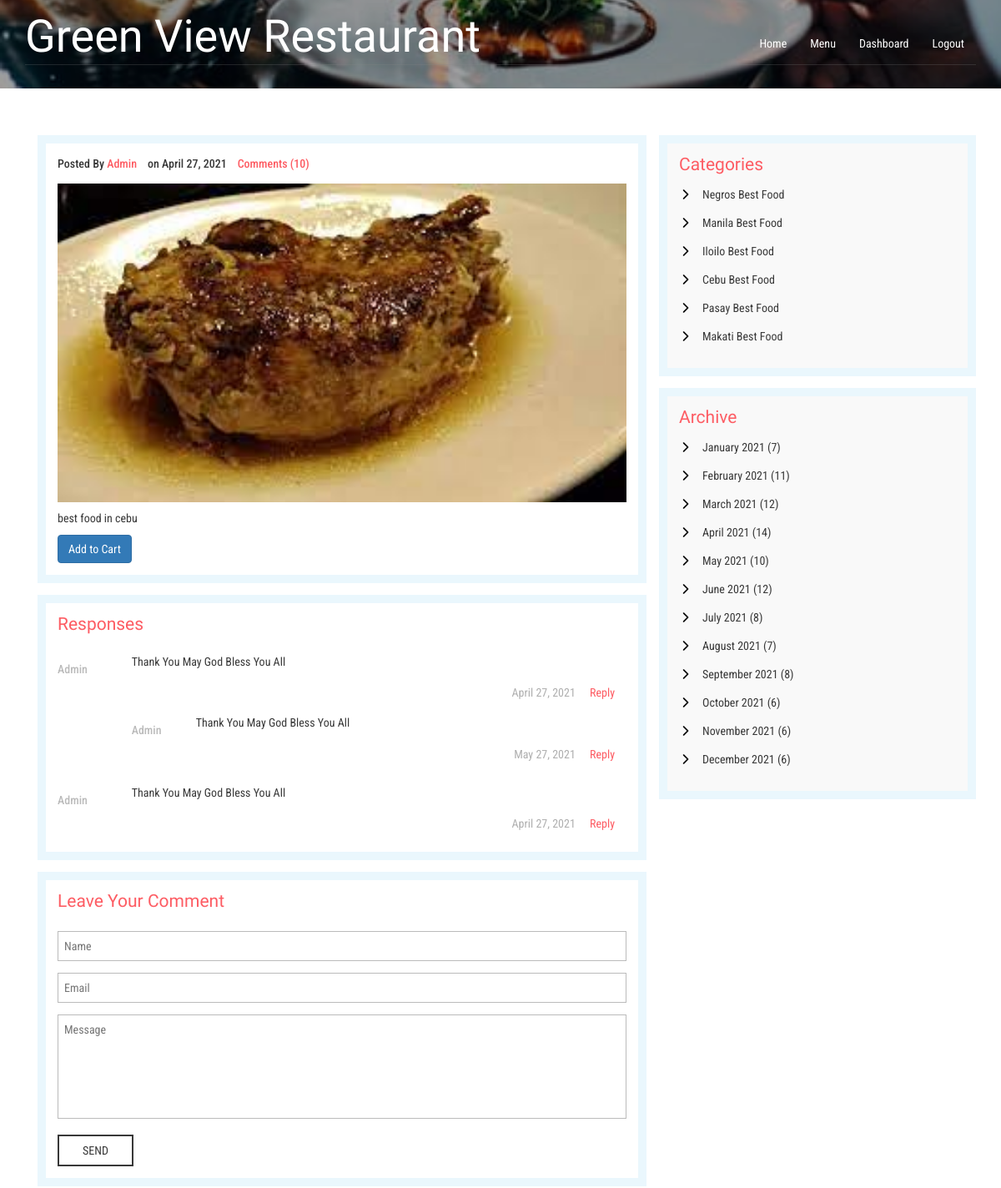
/dashboard/admin/foods/foodDetails/2/ (signed in, upper part), run on an earlier commit of the app's database.
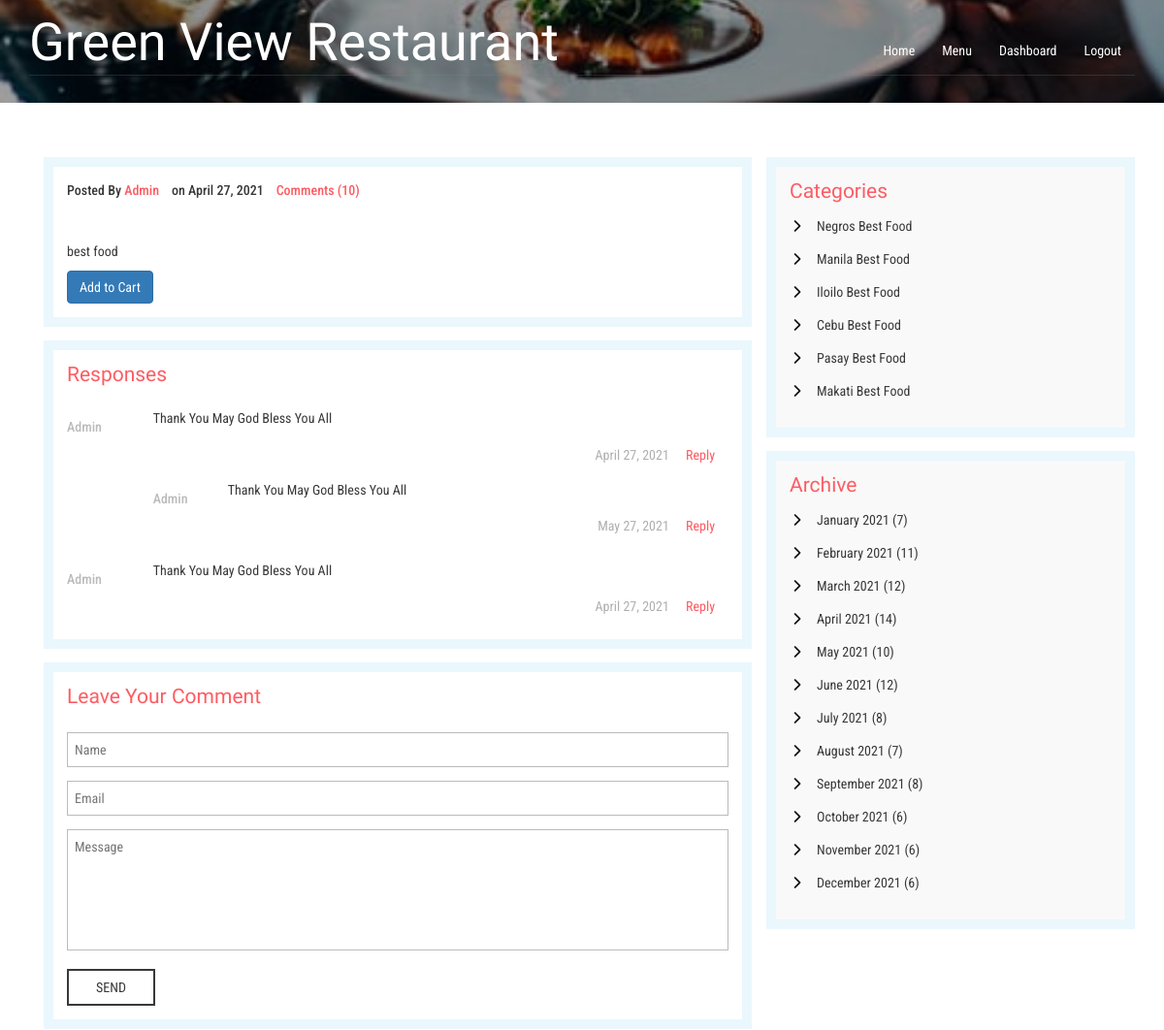
And on a later commit of the database.
### hotel/models.py (models this page shows, shortened)
class Food(models.Model):
    bengali = 'Bengali'
    thai = 'Thai'
    chinese = 'Chinese'
    indian = 'Indian'
    italian = 'Italian'
    COURSE = (
        (bengali,bengali),
        (thai,thai),
        (chinese,chinese),
        (indian,indian),
        (italian,italian),
    )
    disabled = 'Disabled'
    enabled = 'Enabled'
    STATUS = (
        (disabled, disabled),
        (enabled, enabled),
    )
    name = models.CharField(max_length=250)
    course = models.CharField(max_length = 50, choices = COURSE)
    status = models.CharField(max_length=50, choices=STATUS)
    content_description = models.TextField()
    base_price = models.FloatField()
    sale_price = models.FloatField(default=base_price)
    discount = models.DecimalField(default=0, decimal_places=2, max_digits=5)
    image = models.FileField(blank=True, null =True)
    num_order = models.IntegerField(default=0)

### hotel/views.py (the view)
# urls.py: url(r'^dashboard/admin/foods/foodDetails/(?P<foodID>\d+)/$', views.food_details, name='food_details'),
@login_required
def food_details(request, foodID):
    food = Food.objects.get(id=foodID)
    return render(request, 'user/single.html', {'food':food})

### hotel/templates/user/single.html (shortened to what this page needs)
{% load static %}
{% include "../includes/landing_top.html" %}
<body>
	<div  class="bg-img">
		{% include "../includes/banner1.html" %}
	</div>
	<div class="blog">
				<div class="container">
					<div class="col-md-8 blog-top-left-grid">
						<div class="left-blog left-single">
							<div class="blog-left">
								<div class="single-left-left">
									<p>Posted By <a href="#">Admin</a> &nbsp;&nbsp; on April 27, 2021 &nbsp;&nbsp; <a href="#">Comments (10)</a></p>
									<img src="/media/{{food.image}}" alt="">
								</div>
								<div class="blog-left-bottom">
									<p>{{food.content_description}}</p>
								</div>
								<a href="{% url 'hotel:addTocart' food.id request.user.id %}">
									<button class="btn btn-primary">Add to Cart</button>
								</a>
							</div>
							<div class="response">
								<h3>Responses</h3>
								<div class="media response-info">
									<div class="media-left response-text-left">
										<h5><a href="#">Admin</a></h5>
									</div>
									<div class="media-body response-text-right">
										<p>Thank You May God Bless You All</p>
										<ul>
											<li>April 27, 2021</li>
											<li><a href="single.html">Reply</a></li>
										</ul>
										<div class="media response-info">
											<div class="media-left response-text-left">
												<h5><a href="#">Admin</a></h5>
											</div>
											<div class="media-body response-text-right">
												<p>Thank You May God Bless You All</p>
												<ul>
													<li>May 27, 2021</li>
													<li><a href="single.html">Reply</a></li>
												</ul>
											</div>
										</div>
									</div>
								</div>
								<div class="media response-info">
									<div class="media-left response-text-left">
										<h5><a href="#">Admin</a></h5>
									</div>
									<div class="media-body response-text-right">
										<p>Thank You May God Bless You All</p>
										<ul>
											<li>April 27, 2021</li>
											<li><a href="single.html">Reply</a></li>
										</ul>
									</div>
								</div>
							</div>
							<div class="opinion">
								<h2>Leave Your Comment</h2>
								<form action="#" method="post">
									<input type="text" name="Name" placeholder="Name" required="">
									<input type="text" name="Email" placeholder="Email" required="">
									<textarea name="Message" placeholder="Message" required=""></textarea>
									<input type="submit" value="SEND">
								</form>
							</div>
						</div>
					</div>
					<div class="col-md-4 blog-top-right-grid">
						<div class="categories">
							<h3>Categories</h3>
							<ul>
								<li><a href="#">Negros Best Food</a></li>
								<li><a href="#">Manila Best Food</a></li>
								<li><a href="#">Iloilo Best Food</a></li>
								<li><a href="#">Cebu Best Food</a></li>
								<li><a href="#">Pasay Best Food</a></li>
								<li><a href="#">Makati Best Food</a></li>
							</ul>
						</div>
						<div class="categories">
							<h3>Archive</h3>
							<ul class="marked-list offs1">
								<li><a href="#">January 2021 (7)</a></li>
                                <li><a href="#">February 2021 (11)</a></li>
                                <li><a href="#">March 2021 (12)</a></li>
                                <li><a href="#">April 2021 (14)</a> </li>
                                <li><a href="#">May 2021 (10)</a></li>
                                <li><a href="#">June 2021 (12)</a></li>
                                <li><a href="#">July 2021 (8)</a></li>
                                <li><a href="#">August 2021 (7)</a> </li>
                                <li><a href="#">September 2021 (8)</a></li>
                                <li><a href="#">October 2021 (6)</a></li>
                                <li><a href="#">November 2021 (6)</a></li>
                                <li><a href="#">December 2021 (6)</a></li>
							</ul>
						</div>
					</div>
				</div>
	</div>
	{% include "../includes/footer.html" %}

What changed in the data, as far as the page shows it:
changed Food: content_description "best food in cebu" → "best food"; image: picture removed
